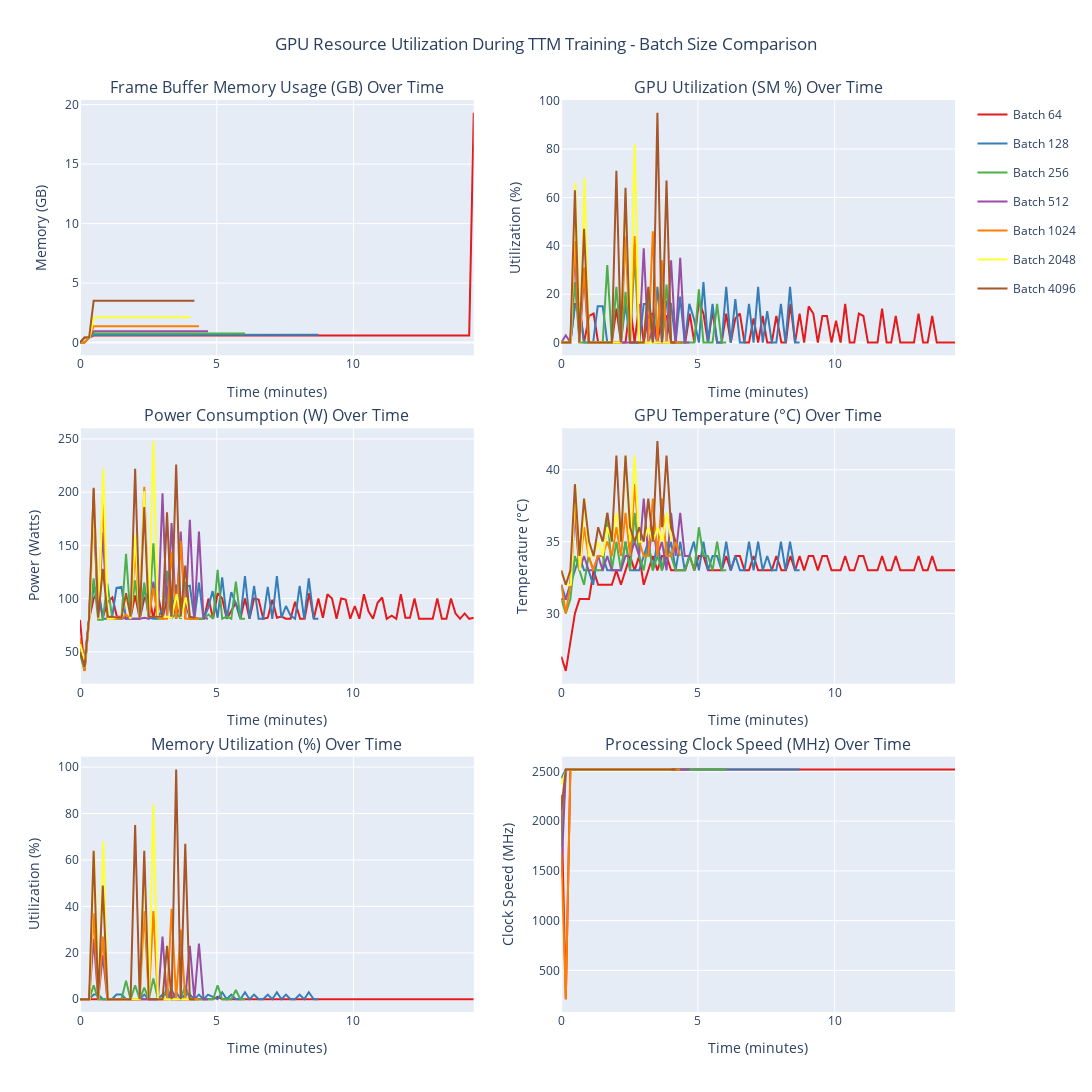

The notebook cell saved with this chart:
### Code cell
# Create comprehensive GPU monitoring visualizations
def create_gpu_monitoring_plots(df):
    """Create time-series plots of GPU resource utilization"""
    
    # Create subplots
    fig = make_subplots(
        rows=3, cols=2,
        subplot_titles=[
            "Frame Buffer Memory Usage (GB) Over Time",
            "GPU Utilization (SM %) Over Time", 
            "Power Consumption (W) Over Time",
            "GPU Temperature (°C) Over Time",
            "Memory Utilization (%) Over Time",
            "Processing Clock Speed (MHz) Over Time"
        ],
        vertical_spacing=0.08,
        horizontal_spacing=0.1
    )
    
    # Color palette for different batch sizes
    colors = px.colors.qualitative.Set1
    batch_sizes = sorted(df['batch_size'].unique())
    
    for i, batch_size in enumerate(batch_sizes):
        if batch_size == 'unknown':
            continue
            
        batch_data = df[df['batch_size'] == batch_size].copy()
        batch_data = batch_data.sort_values('datetime')
        
        # Create relative time from start of each experiment
        start_time = batch_data['datetime'].min()
        batch_data['relative_time_min'] = (batch_data['datetime'] - start_time).dt.total_seconds() / 60
        
        color = colors[i % len(colors)]
        name = f"Batch {batch_size}"
        
        # 1. Frame Buffer Memory (convert MB to GB)
        fig.add_trace(
            go.Scatter(
                x=batch_data['relative_time_min'],
                y=batch_data['fb_memory_mb'] / 1024,  # Convert MB to GB
                mode='lines',
                name=name,
                line=dict(color=color, width=2),
                showlegend=True,
                legendgroup=name,
                hovertemplate=f"<b>{name}</b><br>" +
                             "Time: %{x:.1f} min<br>" +
                             "Memory: %{y:.1f} GB<extra></extra>"
            ),
            row=1, col=1
        )
        
        # 2. GPU SM Utilization
        fig.add_trace(
            go.Scatter(
                x=batch_data['relative_time_min'],
                y=batch_data['sm_util_pct'],
                mode='lines',
                name=name,
                line=dict(color=color, width=2),
                showlegend=False,
                legendgroup=name,
                hovertemplate=f"<b>{name}</b><br>" +
                             "Time: %{x:.1f} min<br>" +
                             "SM Util: %{y:.1f}%<extra></extra>"
            ),
            row=1, col=2
        )
        
        # 3. Power Consumption
        fig.add_trace(
            go.Scatter(
                x=batch_data['relative_time_min'],
                y=batch_data['power_w'],
                mode='lines',
                name=name,
                line=dict(color=color, width=2),
                showlegend=False,
                legendgroup=name,
                hovertemplate=f"<b>{name}</b><br>" +
                             "Time: %{x:.1f} min<br>" +
                             "Power: %{y:.0f} W<extra></extra>"
            ),
            row=2, col=1
        )
        
        # 4. GPU Temperature
        temp_data = batch_data.dropna(subset=['gpu_temp_c'])
        if len(temp_data) > 0:
            fig.add_trace(
                go.Scatter(
                    x=temp_data['relative_time_min'],
                    y=temp_data['gpu_temp_c'],
                    mode='lines',
                    name=name,
                    line=dict(color=color, width=2),
                    showlegend=False,
                    legendgroup=name,
                    hovertemplate=f"<b>{name}</b><br>" +
                                 "Time: %{x:.1f} min<br>" +
                                 "Temp: %{y:.0f}°C<extra></extra>"
                ),
                row=2, col=2
            )
        
        # 5. Memory Utilization
        fig.add_trace(
            go.Scatter(
                x=batch_data['relative_time_min'],
                y=batch_data['mem_util_pct'],
                mode='lines',
                name=name,
                line=dict(color=color, width=2),
                showlegend=False,
                legendgroup=name,
                hovertemplate=f"<b>{name}</b><br>" +
                             "Time: %{x:.1f} min<br>" +
                             "Mem Util: %{y:.1f}%<extra></extra>"
            ),
            row=3, col=1
        )
        
        # 6. Processing Clock Speed
        fig.add_trace(
            go.Scatter(
                x=batch_data['relative_time_min'],
                y=batch_data['proc_clock_mhz'],
                mode='lines',
                name=name,
                line=dict(color=color, width=2),
                showlegend=False,
                legendgroup=name,
                hovertemplate=f"<b>{name}</b><br>" +
                             "Time: %{x:.1f} min<br>" +
                             "Clock: %{y:.0f} MHz<extra></extra>"
            ),
            row=3, col=2
        )
    
    # Update layout
    fig.update_layout(
        height=1200,
        width=1400,
        title_text="GPU Resource Utilization During TTM Training - Batch Size Comparison",
        title_x=0.5,
        showlegend=True
    )
    
    # Update axis labels
    for row in range(1, 4):
        for col in range(1, 3):
            fig.update_xaxes(title_text="Time (minutes)", row=row, col=col)
    
    fig.update_yaxes(title_text="Memory (GB)", row=1, col=1)
    fig.update_yaxes(title_text="Utilization (%)", row=1, col=2)
    fig.update_yaxes(title_text="Power (Watts)", row=2, col=1)
    fig.update_yaxes(title_text="Temperature (°C)", row=2, col=2)
    fig.update_yaxes(title_text="Utilization (%)", row=3, col=1)
    fig.update_yaxes(title_text="Clock Speed (MHz)", row=3, col=2)
    
    return fig

# Create GPU monitoring plots
if len(gpu_df) > 0:
    gpu_fig = create_gpu_monitoring_plots(gpu_df)
    gpu_fig.show()
else:
    print("No GPU monitoring data available for visualization")
